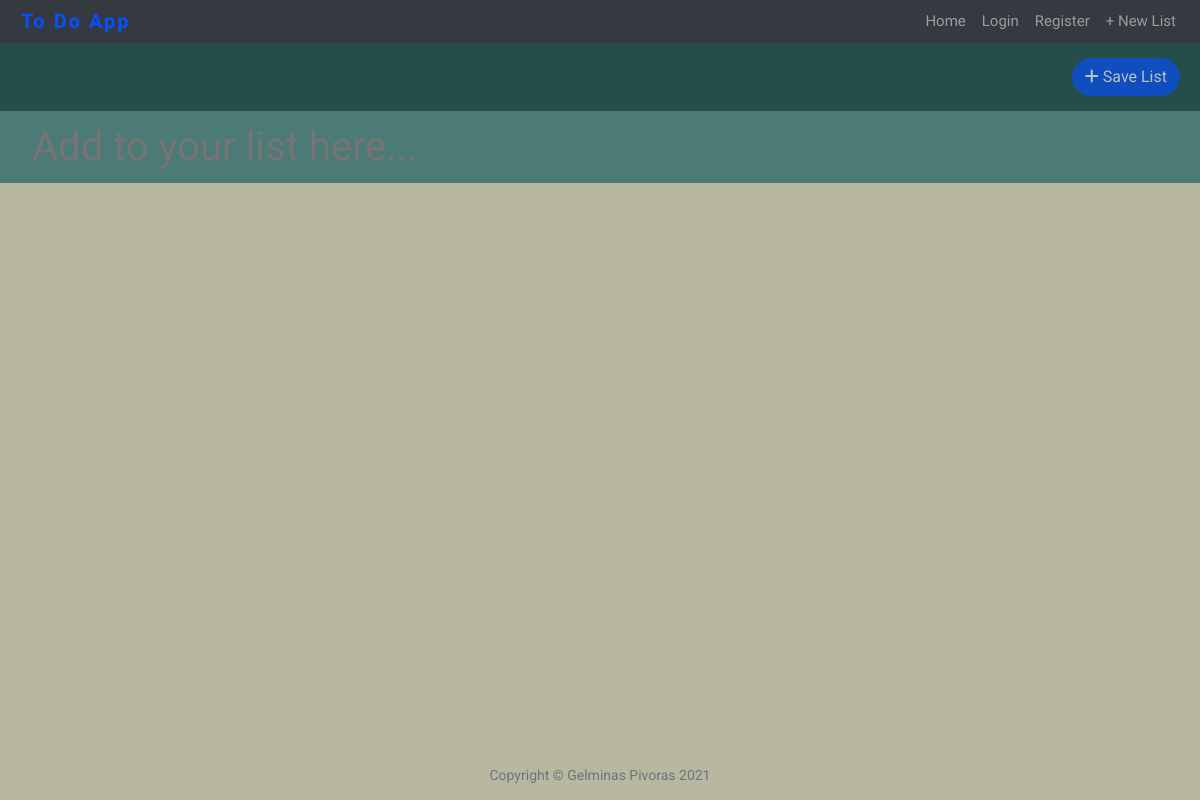
Page /BRWunFgTF5 on the earlier database version.
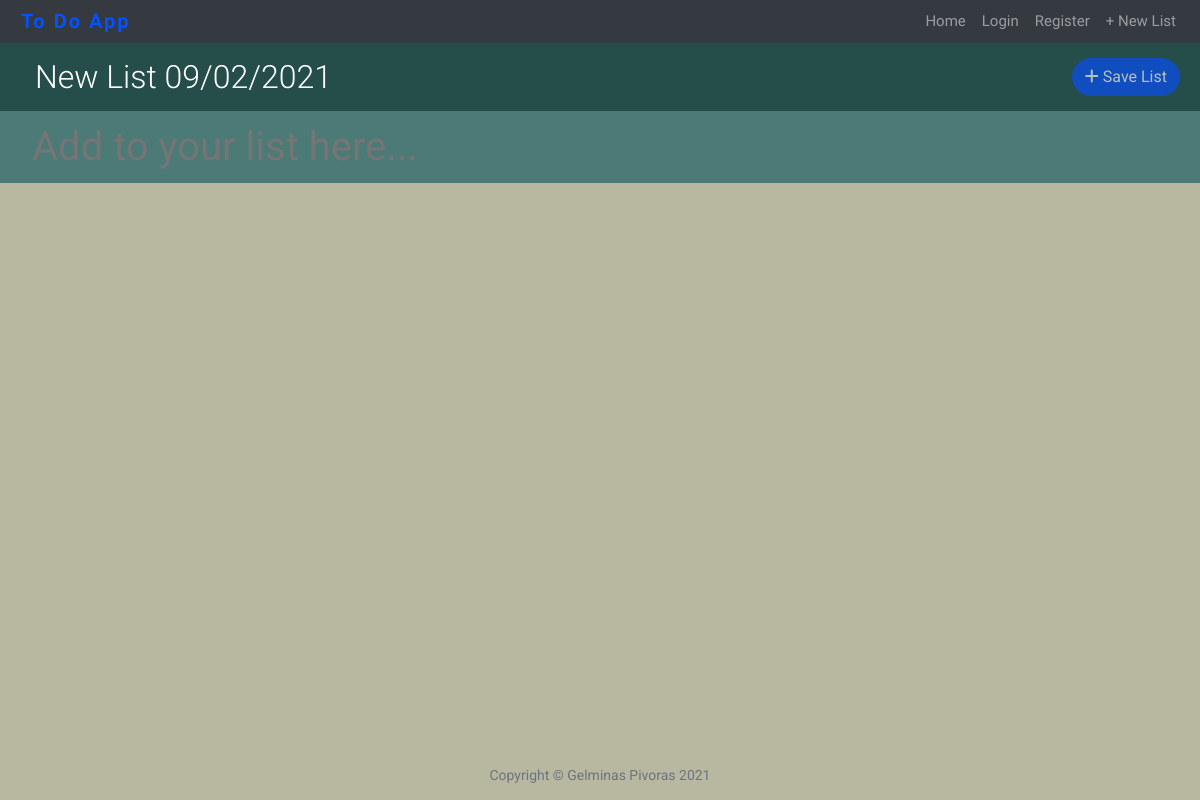
Same page on the later database version.
### main.py (models this page shows)
class List(db.Model):
    __tablename__ = "lists"
    id = db.Column(db.Integer, primary_key=True)
    url_key = db.Column(db.String(250), nullable=False, unique=True)
    name = db.Column(db.String(250), nullable=False)
    items = relationship("ListItem", back_populates="parent_list")
    user = relationship("User", back_populates="lists")
    user_id = db.Column(db.Integer, db.ForeignKey("users.id"))

### main.py (the view)
@app.route("/<url_key>", methods=["GET", "POST"])
def home(url_key):
    list = List.query.filter_by(url_key=url_key).first()
    return render_template("index.html", list=list, url_key=url_key)

### main.py (called while the page is built)
@app.context_processor
def inject_now():
    return {'current_year': datetime.date.today().strftime("%Y"),
            'current_date': datetime.date.today().strftime("%Y-%m-%d")}

### templates/index.html (shortened to what this page needs)
{% include 'header.html' %}
<div id="listDisplay">
    <div class="item-align">
        <div id="listName" class="item-align">
            <form action="{{ url_for('new_name', url_key=list.url_key) }}" method="post">
                <h2 data-editable class="lnameh2">{{list.name}}</h2>
            </form>
        </div>
        <div align="right">
            {% if list.user_id %}
            {% elif not current_user.is_authenticated: %}
            <span class="d-inline-block" data-toggle="popover" data-trigger="hover"
                  data-content="Please login or register to save.">
                <a class="btn btn-primary disabled list-save" href="{{ url_for('save_list', url_key=list.url_key) }}">
                    <i class="fas fa-plus"></i> Save List
                </a>
            </span>
            {% endif %}
        </div>
    </div>
</div>
<div id="newItem">
    <form name="itemform" action="{{ url_for('new_item', url_key=list.url_key) }}" method="post">
        <input class="no_border" placeholder="Add to your list here..." name="item" maxlength="40">
    </form>
</div>
{% include 'footer.html' %}

### templates/header.html (shortened to what this page needs)
<html lang="en">
<head>
    <link href="{{ url_for('static', filename='vendor/bootstrap/css/bootstrap.min.css') }}" rel="stylesheet">
    <link href="{{ url_for('static', filename='css/newstyle.css') }}" rel="stylesheet">
</head>
<body OnLoad="document.itemform.item.focus();">
<div id="page-container">
    <div id="content-wrap">
        <header>
            <nav class="navbar py-0 navbar-expand-md navbar-dark bg-dark static-top" id="mainNav">
                <a class="navbar-brand" href="{{ url_for('home', url_key=url_key) }}">To Do App</a>
                <div class="collapse navbar-collapse justify-content-end" id="navbarResponsive">
                    <ul class="navbar-nav">
                        <li class="nav-item">
                            <a class="nav-link" href="{{ url_for('home', url_key=url_key) }}">Home</a>
                        </li>
                        {% if not current_user.is_authenticated: %}
                        <li class="nav-item">
                            <a class="nav-link" href="{{ url_for('login', url_key=url_key) }}">Login</a>
                        </li>
                        <li class="nav-item">
                            <a class="nav-link" href="{{ url_for('register', url_key=url_key) }}">Register</a>
                        </li>
                        {% endif %}
                        <li class="nav-item">
                            <a class="nav-link" href="{{ url_for('new_list') }}">+ New List</a>
                        </li>
                    </ul>
                </div>
            </nav>
        </header>
    </div>
</div>

### templates/footer.html (shortened to what this page needs)
<footer id="footer" class="fixed-bottom">
        <p class="copyright text-muted">Copyright &copy; Gelminas Pivoras {{ current_year }}</p>
</footer>
</body>
</html>

### static/css/newstyle.css (style rules this page uses)
html, body { margin:0; padding:0; }
body { font-size: 20px; color: #0550ff; font-family: 'Roboto', sans-serif; background: #b8b7a0; }
p { line-height: 1.5; margin: 30px 0; }
h1, h2, h3, h4, h5, h6 { font-weight: 300; }
#mainNav { font-family: 'Josefin Sans', sans-serif; }
#mainNav .navbar-brand { font-size: 20px; font-weight: 700; color: #0550ff; letter-spacing: 2px; margin-left: 5px; padding: 0; }
#mainNav .nav-item { font-size: 15px; font-weight: 400; padding-top: 2px; padding-bottom: 2px; }
#listDisplay { color: white; position: relative; background: #254d49; padding: 15px 20px; }
#listDisplay form { margin-bottom:0; padding-left: 15px; }
#listDisplay h2 { margin-bottom:0; }
#newItem { padding-top: 10px; position: relative; padding: 5px 20px; background: #4c7a76; }
#newItem input { border-top-style: hidden; border-right-style: hidden; border-left-style: hidden; border-bottom-style: hidden; background-color: transparent; width: 100% }
@media only screen and (min-width: 651px) { #newItem input { font-size: 40px; } }
#newItem form { padding-left: 10px; margin: 0; }
.item-align { display: flex; justify-content: space-between; }
.login label, { color: #0550ff; }
footer { padding: 50px 0 65px; }
footer .copyright { font-size: 14px; margin-bottom: 0; text-align: center; }
.btn-primary { color: #0550ff; background: transparent; border-color: #0550ff; border-radius: 20px; }
.btn-primary.disabled, .btn-primary:disabled { color: white; background-color: #0550ff; border-color: #0550ff; }
#footer { bottom: 0; width: 100%; height: 2.5rem; }
@media only screen and (min-width: 651px) { .list-save { display: inline-block; } }

Differences in the rows shown:
added List: name "New List 09/02/2021"
